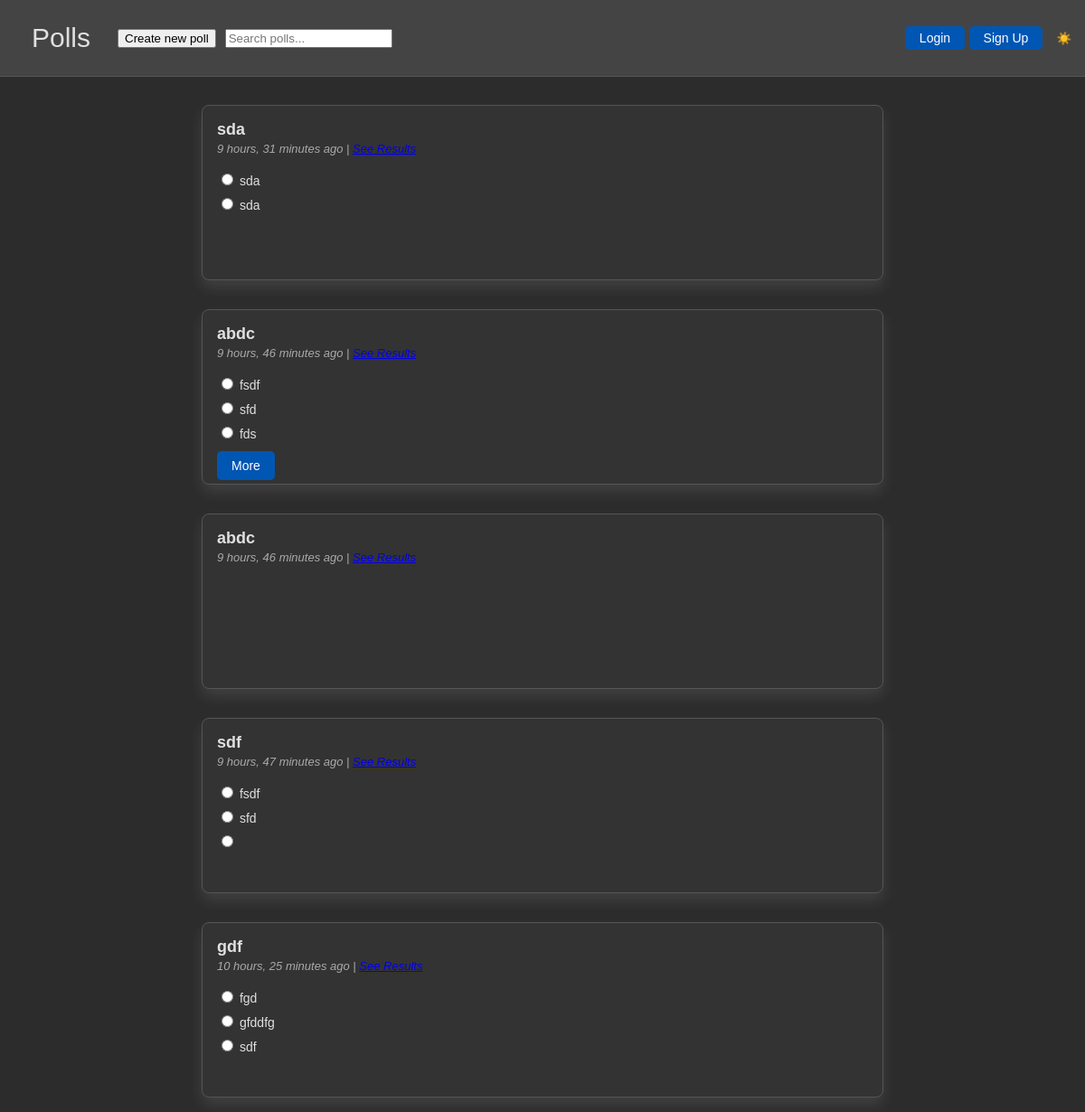
Screenshot of /polls/ with the database file from the repository.
### polls/models.py (models this page shows, shortened)
class Question(models.Model):
    question_text = models.CharField(max_length=200)
    pub_date = models.DateTimeField("date published")

class Choice(models.Model):
    question = models.ForeignKey(Question, on_delete=models.CASCADE)
    choice_text = models.CharField(max_length=200)
    votes = models.IntegerField(default=0)

### polls/views.py (the view)
# urls.py: path("", views.index, name="index"),
def index(request):
    latest_question_list = get_question_list(1)
    q_form, c_form = QuestionForm(), ChoiceForm()
    context = {"questions": latest_question_list, 'q_form': q_form, 'c_form': c_form, "page_number": 1}
    sleep(1)
    return render(request, "polls/index.html", context)

### polls/forms.py
class QuestionForm(forms.ModelForm):
    class Meta:
        model = Question
        fields = ['question_text']

class ChoiceForm(forms.ModelForm):
    class Meta:
        model = Choice
        fields = ['choice_text']
    choice_text = forms.CharField(required=False)

### polls/views.py (called while the page is built)
def get_question_list(page_number):
    start = (page_number - 1) * 5
    end = page_number * 5
    return Question.objects.filter(pub_date__lte=timezone.now()).order_by("-pub_date")[start:end]

### polls/templates/polls/index.html (shortened to what this page needs)
{% load static %}
{% load humanize %}
<!DOCTYPE html>
<html lang="en">
<head>
    <link rel="stylesheet" href="{% static 'polls/css/style.css' %}">
    <head>
</head>
</head>
<body hx-headers='{"X-CSRFToken": "{{ csrf_token }}"}'>
    <nav class="navbar">
      <div class="navbar-left">
        <span id="polls">Polls</span>
        <button id="openModalBtn">Create new poll</button>
        <div id="search">
            <input
                type="text"
                name="search"
                placeholder="Search polls..."
                hx-get="{% url 'polls:search_polls' %}"
                hx-trigger="keyup changed delay:500ms"
                hx-target="#question-list">
        </div>
      </div>
      <div class="navbar-right">
        {% include 'registration/userinfo.html' %}
        <button class="transparent" id="toggle-dark" onclick="toggleDarkMode()">Toggle dark mode</button>
      </div>
    </nav>
    <div id="question-list" class="container">
      {% include 'polls/qlist.html' %}
    </div>
</body>
</html>

### polls/templates/registration/userinfo.html
<span id="user-info">
  {% if user.is_authenticated %}
      <span class="nav-username">{{ user.username }}</span>
      <a href="{% url 'logout' %}" class="button nav-button"> Logout</a>
  {% else %}
      <a href="{% url 'login' %}" class="button nav-button">Login</a>
      <a href="{% url 'signup' %}" class="button nav-button">Sign Up</a>
  {% endif %}
</span>

### polls/templates/polls/qlist.html
{% for question in questions %}
    <div class="question-box" id="question-box-{{ question.id }}"
    {% if forloop.last %}hx-get="{% url 'polls:load_more_questions' pagenum=page_number %}" hx-trigger="revealed" hx-swap="afterend"{% endif %}>
        <div>
            <div class="question-title">{{ question.question_text }}</div>
            <p class="published-date"><em>{{ question.pub_date|timesince }} ago |
              <a href="{% url 'polls:see_results'}"
                  hx-post="{% url 'polls:see_results' question.id %}"
                  hx-target="#question-box-{{ question.id }}"
                  hx-swap="outerHTML">
                  See Results
              </a>
            </em></p>
        </div>
        <ul class="choices-list" id="choices-list-{{ question.id }}">
          {% for choice in question.choice_set.all %}
            <li>
              <input class="vote-button" type="radio" name="choice" value="{{ choice.id }}"
                     hx-post="{% url 'polls:vote' question.id %}"
                     hx-target="#question-box-{{ question.id }}"
                     hx-swap="outerHTML" />
              {{ choice.choice_text }}
            </li>
          {% endfor %}
        </ul>
        {% if question.choice_set.count > 3 %}
            <button class=button id="more-button-{{ question.id }}" onclick="toggleChoices({{ question.id }})">More</button>
        {% endif %}
    </div>
{% endfor %}

### polls/static/polls/css/style.css (style rules this page uses)
:root { --background-color: #f9f9f9; --text-color: #333; --secondary-text-color: #777; --box-background-color: #ffffff; --box-border-color: #ccc; --button-background-color: #007bff; --button-hover-background-color: #0056b3; --box-shadow: 0 8px 16px rgba(0, 0, 0, 0.2); --nav-background-color: #DDDDDD; --nav-border-bottom: 1px solid #dee2e6; --modal-background-color: #ffffff; }
:root.dark { --background-color: #2c2c2c; --text-color: #e0e0e0; --secondary-text-color: #aaa; --box-background-color: #333; --box-border-color: #555; --button-background-color: #0056b3; --button-hover-background-color: #003f7f; --box-shadow: 0 8px 16px rgba(255, 255, 255, 0.1); --nav-background-color: #444; --nav-border-bottom: 1px solid #555; --modal-background-color: #444; }
body { font-family: Arial, sans-serif; display: flex; justify-content: center; align-items: center; min-height: 100vh; margin: 0; background-color: var(--background-color); color: var(--text-color); }
.container { margin-top: 100px; display: flex; flex-direction: column; align-items: center; width: 60%; }
.question-box { background-color: var(--box-background-color); border: 1px solid var(--box-border-color); border-radius: 8px; padding: 16px; margin: 16px 0; box-shadow: var(--box-shadow); width: 100%; min-height: 160px; max-height: 160px; overflow: hidden; transition: all 0.5s ease; }
.question-title { font-size: 18px; font-weight: bold; color: var(--text-color); }
.published-date { font-size: 13px; margin-top: 3px; color: var(--secondary-text-color); }
.choices-list { list-style: none; padding: 0; margin: 0; max-height: 80px; overflow: hidden; transition: all 0.5s ease; }
.choices-list li { padding: 4px 0; font-size: 14px; color: var(--text-color); }
.button { background-color: var(--button-background-color); color: white; border: none; border-radius: 5px; padding: 8px 16px; font-size: 14px; cursor: pointer; margin-top: 8px; }
.nav-button { text-decoration: none; padding: 5px 16px; }
.navbar { background-color: var(--nav-background-color); border-bottom: var(--nav-border-bottom); width: 100%; position: fixed; top: 0; z-index: 1000; display: flex; align-items: center; padding: 15px; gap: 10px; justify-content: space-between; }
.navbar-left { display: flex; align-items: center; gap: 10px; padding-left: 15px; }
.navbar-right { display: flex; align-items: center; gap: 15px; padding-right: 15px; }
#polls { font-size: 30px; padding-left: 20px; padding-right: 20px; padding-top: 10px; padding-bottom: 10px; }
.transparent { background: transparent; padding: 0px; border: 0px; }

### rows the page displays
Question: question_text "sda", pub_date "9 hours, 31 minutes"
Choice: choice_text "sda"
Choice: choice_text "sda"
Question: question_text "abdc", pub_date "9 hours, 46 minutes"
Choice: choice_text "fsdf"
Choice: choice_text "sfd"
Choice: choice_text "fds"
Question: question_text "abdc", pub_date "9 hours, 46 minutes"
Question: question_text "sdf", pub_date "9 hours, 47 minutes"
Choice: choice_text "fsdf"
Choice: choice_text "sfd"
Question: question_text "gdf", pub_date "10 hours, 25 minutes"
Choice: choice_text "fgd"
Choice: choice_text "gfddfg"
Choice: choice_text "sdf"
